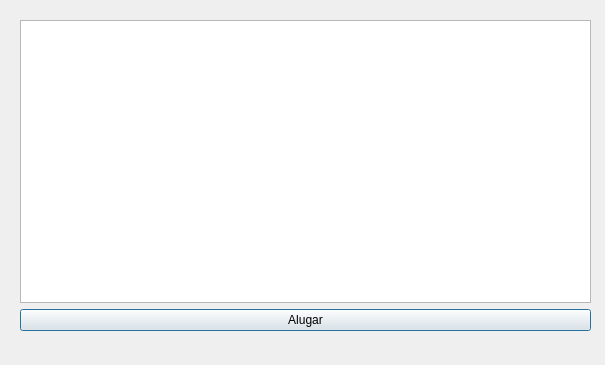
<?xml version="1.0" encoding="UTF-8"?>
<ui version="4.0">
 <class>livres</class>
 <widget class="QDialog" name="livres">
  <property name="geometry">
   <rect>
    <x>0</x>
    <y>0</y>
    <width>605</width>
    <height>365</height>
   </rect>
  </property>
  <property name="windowTitle">
   <string>Livres (Não alugados)</string>
  </property>
  <widget class="QWidget" name="layoutWidget">
   <property name="geometry">
    <rect>
     <x>20</x>
     <y>20</y>
     <width>571</width>
     <height>311</height>
    </rect>
   </property>
   <layout class="QVBoxLayout" name="verticalLayout">
    <item>
     <widget class="QTableWidget" name="livres_search"/>
    </item>
    <item>
     <widget class="QPushButton" name="btn_alug">
      <property name="text">
       <string>Alugar</string>
      </property>
     </widget>
    </item>
   </layout>
  </widget>
 </widget>
 <resources/>
 <connections/>
</ui>
